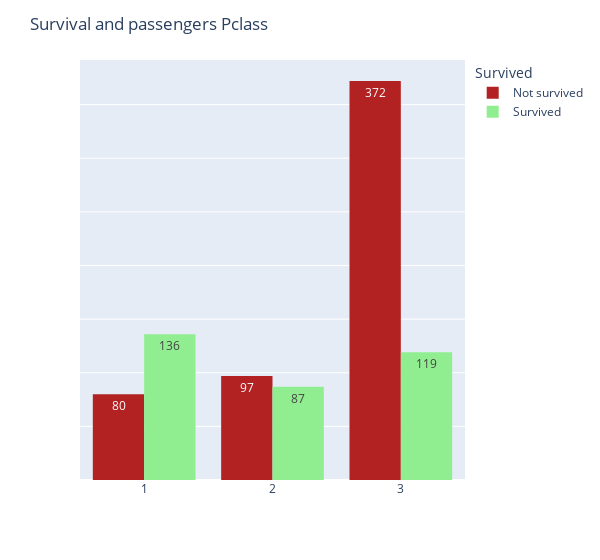

Notebook source saved alongside this figure:
### Markdown cell above
Female survival rate is much higher.

### Code cell
fig=px.histogram(df_viz, x=['Pclass'],  barmode='group', color='Survived ', 
color_discrete_map={'Not survived':'firebrick', 'Survived':'lightgreen'},width=600, histfunc='count', text_auto=True) 
fig.update_layout( title='Survival and passengers Pclass', xaxis_title="", yaxis_title="")
fig.update_layout(yaxis={"showticklabels": False})

### Figure 1 — Plotly figure (JSON) as saved in the notebook; plotly's stock layout.template omitted (floating-point values rounded to 4 significant figures; data arrays with more than 128 entries replaced by an {"elided": "..."} marker saying what was removed)
{"data": [{"alignmentgroup": "True", "bingroup": "x", "histfunc": "count", "hovertemplate": "Survived =Not survived<br>value=%{x}<br>count=%{y}<extra></extra>", "legendgroup": "Not survived", "marker": {"color": "firebrick", "pattern": {"shape": ""}}, "name": "Not survived", "offsetgroup": "Not survived", "orientation": "v", "showlegend": true, "texttemplate": "%{value}", "type": "histogram", "x": {"elided": "549 int values"}, "xaxis": "x", "yaxis": "y"}, {"alignmentgroup": "True", "bingroup": "x", "histfunc": "count", "hovertemplate": "Survived =Survived<br>value=%{x}<br>count=%{y}<extra></extra>", "legendgroup": "Survived", "marker": {"color": "lightgreen", "pattern": {"shape": ""}}, "name": "Survived", "offsetgroup": "Survived", "orientation": "v", "showlegend": true, "texttemplate": "%{value}", "type": "histogram", "x": {"elided": "342 int values"}, "xaxis": "x", "yaxis": "y"}], "layout": {"barmode": "group", "legend": {"title": {"text": "Survived "}, "tracegroupgap": 0}, "margin": {"t": 60}, "title": {"text": "Survival and passengers Pclass"}, "width": 600, "xaxis": {"anchor": "y", "domain": [0, 1], "title": {"text": ""}}, "yaxis": {"anchor": "x", "domain": [0, 1], "showticklabels": false, "title": {"text": ""}}}}
